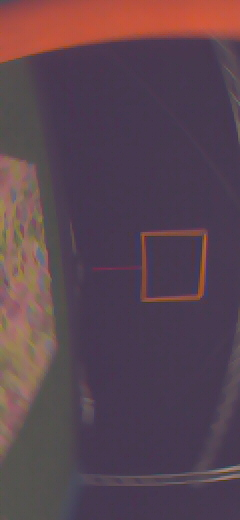
#> input picture Vision/image1.jpg, 240 x 520 px
$ python tutorial2.py
#> lines starting #> are read from the running program, lines starting #| are printed output that depends on the picture; after the words box and inside, x2 and y2 are one past the last pixel; in counts of white or black regions, pixels touching at a corner belong together
# -*- coding: utf-8 -*-
"""
Created on Thu Mar  3 17:25:07 2022

@author: WK
"""

import numpy as np
import cv2
from matplotlib import pyplot as plt
# https://www.bogotobogo.com/python/OpenCV_Python/python_opencv3_Image_Watershed_Algorithm_Marker_Based_Segmentation_2.php
img = cv2.imread('image1.jpg')
#> img is the input picture: shape (520, 240, 3); mean B, G, R 80.1, 68.7, 90.8
b,g,r = cv2.split(img)
rgb_img = cv2.merge([r,g,b])

gray = cv2.cvtColor(img,cv2.COLOR_BGR2GRAY)
ret, thresh = cv2.threshold(gray,0,255,cv2.THRESH_BINARY_INV+cv2.THRESH_OTSU)
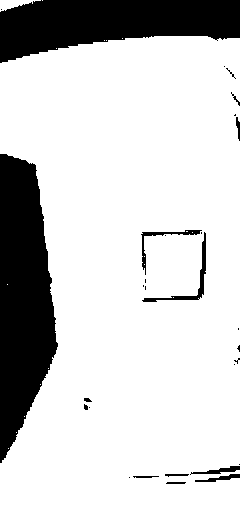
#> thresh: shape (520, 240); 80.8% white; 29 black regions (17 under 20 px), largest, box (x1, y1, x2, y2) and area: (0, 154, 58, 463) 12443, (0, 0, 240, 63) 10161, (142, 232, 206, 302) 454
#> ret = 90

# noise removal
kernel = np.ones((2,2),np.uint8)
#opening = cv2.morphologyEx(thresh,cv2.MORPH_OPEN,kernel, iterations = 2)
closing = cv2.morphologyEx(thresh,cv2.MORPH_CLOSE,kernel, iterations = 2)
#> closing: shape (520, 240); 80.4% white; 16 black regions (4 under 20 px), largest, box (x1, y1, x2, y2) and area: (0, 156, 60, 465) 13027, (0, 0, 240, 65) 10546, (176, 243, 208, 302) 339

# sure background area
sure_bg = cv2.dilate(closing,kernel,iterations=3)
#> sure_bg: shape (520, 240); 81.3% white; 15 black regions (9 under 20 px), largest, box (x1, y1, x2, y2) and area: (0, 159, 60, 465) 12823, (0, 0, 240, 65) 10345, (203, 274, 207, 299) 31, (207, 247, 208, 273) 26, (179, 301, 200, 302) 21, (225, 471, 240, 474) 20

# Finding sure foreground area
dist_transform = cv2.distanceTransform(sure_bg,cv2.DIST_L2,3)

# Threshold
ret, sure_fg = cv2.threshold(dist_transform,0.1*dist_transform.max(),255,0)
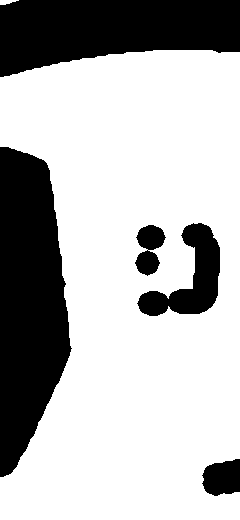
#> sure_fg: shape (520, 240) float32; 70.8% white; 5 black regions, box (x1, y1, x2, y2) and area: (0, 147, 72, 477) 17201, (0, 0, 240, 77) 13733, (137, 223, 220, 316) 3390, (202, 459, 240, 496) 1126, (135, 225, 166, 276) 984
#> ret = 11.73

# Finding unknown region
sure_fg = np.uint8(sure_fg)
unknown = cv2.subtract(sure_bg,sure_fg)
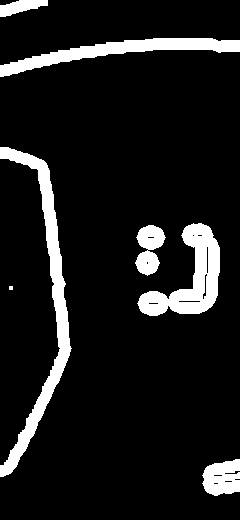
#> unknown: shape (520, 240); 10.5% white; 7 white regions (1 under 20 px), largest, box (x1, y1, x2, y2) and area: (0, 147, 72, 477) 4362, (137, 223, 220, 316) 3298, (0, 38, 240, 77) 2903, (202, 459, 240, 496) 1082, (135, 225, 166, 276) 976, (0, 0, 48, 17) 485

# Marker labelling
ret, markers = cv2.connectedComponents(sure_fg)
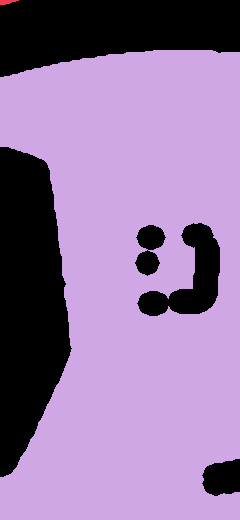
#> markers: shape (520, 240) int32; 3 distinct labels, from 0 to 2; one colour per label, 0 black
#> ret = 3

# Add one to all labels so that sure background is not 0, but 1
markers = markers+1
#> markers: shape (520, 240) int32; 3 distinct labels, from 1 to 3

# Now, mark the region of unknown with zero
markers[unknown==255] = 0
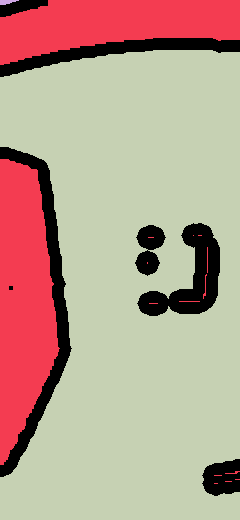
#> markers: shape (520, 240) int32; 4 distinct labels, from 0 to 3; one colour per label, 0 black

markers = cv2.watershed(img,markers)
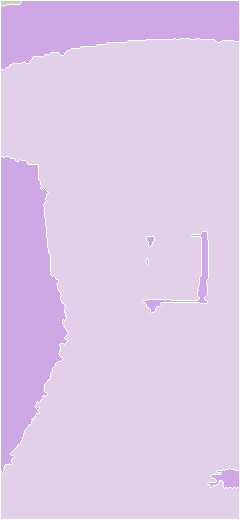
#> markers: shape (520, 240) int32; 4 distinct labels, from -1 to 3; one colour per label, 0 black, -1 white
img[markers == -1] = [255,0,0]
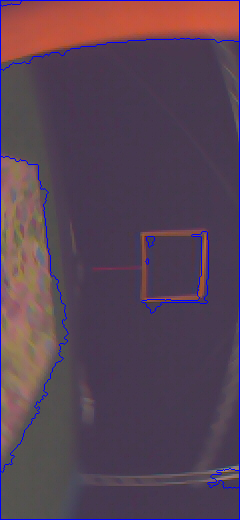
#> img: shape (520, 240, 3); 2.09% of pixels changed, all inside (x1, y1, x2, y2) = (0, 0, 240, 520)

plt.subplot(421),plt.imshow(rgb_img)
plt.title('Input Image'), plt.xticks([]), plt.yticks([])
plt.subplot(422),plt.imshow(thresh, 'gray')
plt.title("Otsu's binary threshold"), plt.xticks([]), plt.yticks([])

plt.subplot(423),plt.imshow(closing, 'gray')
plt.title("morphologyEx:Closing:2x2"), plt.xticks([]), plt.yticks([])
plt.subplot(424),plt.imshow(sure_bg, 'gray')
plt.title("Dilation"), plt.xticks([]), plt.yticks([])

plt.subplot(425),plt.imshow(dist_transform, 'gray')
plt.title("Distance Transform"), plt.xticks([]), plt.yticks([])
plt.subplot(426),plt.imshow(sure_fg, 'gray')
plt.title("Thresholding"), plt.xticks([]), plt.yticks([])

plt.subplot(427),plt.imshow(unknown, 'gray')
plt.title("Unknown"), plt.xticks([]), plt.yticks([])

plt.subplot(428),plt.imshow(img, 'gray')
plt.title("Result from Watershed"), plt.xticks([]), plt.yticks([])

plt.tight_layout()
plt.show()
#> figure, not shown here; B, G, R data is drawn as R, G, B

$ run again, with Vision/image2.jpg copied over Vision/image1.jpg
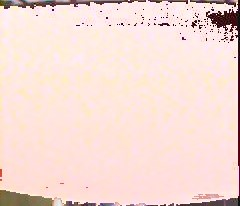
#> input picture Vision/image2.jpg, 240 x 206 px
#> img is the input picture: shape (206, 240, 3); mean B, G, R 212.3, 219.3, 244
#> `ret, thresh = cv2.threshold(gray,0,255,cv2.THRESH_BINARY_INV+cv2.THRES..`:
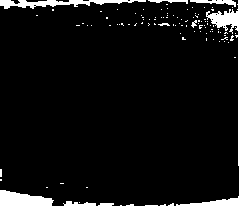
#> thresh: shape (206, 240); 6.1% white; 107 white regions (98 under 20 px), largest, box (x1, y1, x2, y2) and area: (176, 0, 240, 206) 1091, (0, 190, 54, 206) 616, (0, 0, 146, 9) 613
#> `ret, thresh = cv2.threshold(gray,0,255,cv2.THRESH_BINARY_INV+cv2.THRES..`: ret = 152
#> closing: shape (206, 240); 5.9% white; 58 white regions (51 under 20 px), largest, box (x1, y1, x2, y2) and area: (0, 0, 240, 45) 1889, (0, 192, 56, 206) 540, (192, 200, 240, 206) 158
#> sure_bg: shape (206, 240); 10.7% white; 33 white regions (10 under 20 px), largest, box (x1, y1, x2, y2) and area: (0, 0, 240, 48) 3391, (0, 192, 59, 206) 586, (156, 17, 193, 32) 283
#> `ret, sure_fg = cv2.threshold(dist_transform,0.1*dist_transform.max(),2..`: ret = 1.34
#> unknown: shape (206, 240); 2.7% white in thin lines or dots
#> `ret, markers = cv2.connectedComponents(sure_fg)`: ret = 33
#> `img[markers == -1] = [255,0,0]`:
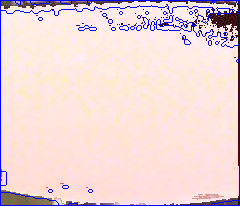
#> img: shape (206, 240, 3); 3.94% of pixels changed, all inside (x1, y1, x2, y2) = (0, 0, 240, 206)
